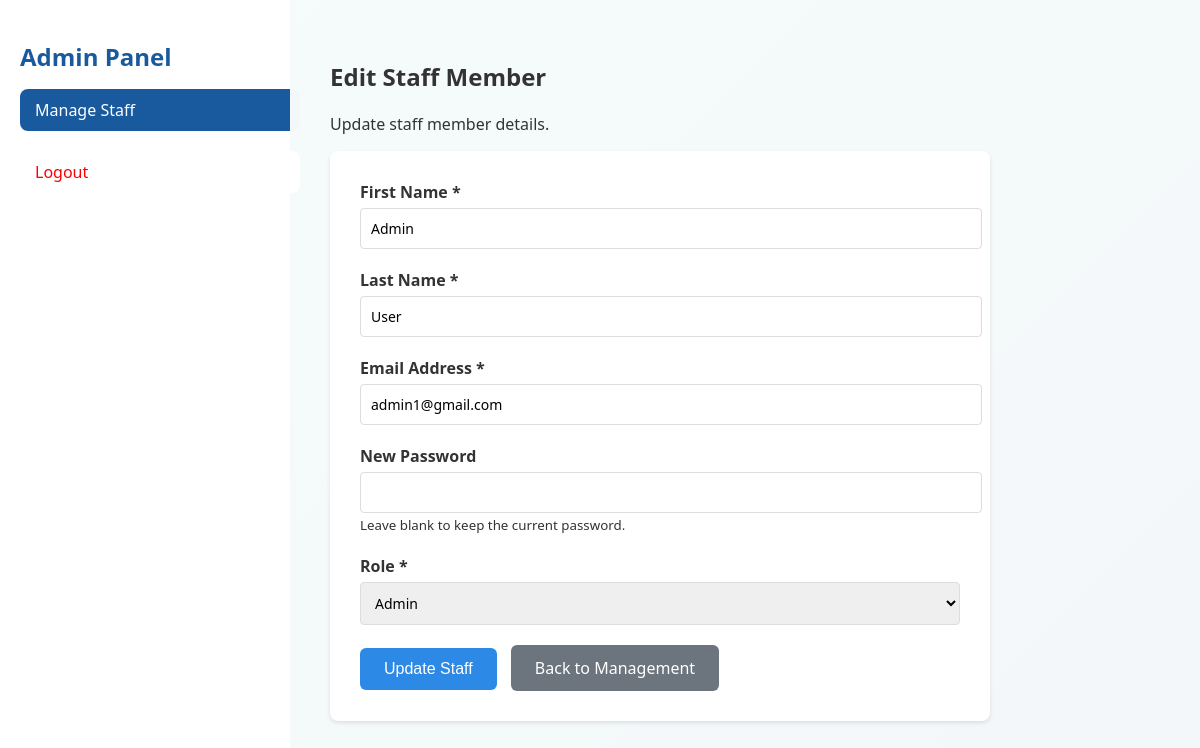
Page /admin/edit_staff.php?id=STF001 (signed in) on the committed database.
### tables this page shows
CREATE TABLE tbl_staff (
    Staff_id VARCHAR(11) PRIMARY KEY,
    Staff_fname VARCHAR(100) NOT NULL,
    Staff_lname VARCHAR(100) NOT NULL,
    Staff_street VARCHAR(200) NOT NULL,
    Staff_city VARCHAR(100) NOT NULL,
    Staff_age INT NOT NULL,
    Staff_gender VARCHAR(20) NOT NULL,
    Staff_ph VARCHAR(20) NOT NULL,
    Staff_email VARCHAR(200) NOT NULL,
    Staff_DOJ DATE NOT NULL,
    Username VARCHAR(225) NOT NULL,
    Password VARCHAR(225) NOT NULL,
    role ENUM('admin', 'delivery', 'product_manager') NOT NULL DEFAULT 'delivery'
);

### admin/edit_staff.php (the view, shortened to what this page needs)
<?php
include '../db_connect.php';
$staff_id = isset($_GET['id']) ? $_GET['id'] : '';
$stmt = $conn->prepare("SELECT * FROM tbl_staff WHERE Staff_id = ?");
$stmt->bind_param("s", $staff_id);
$stmt->execute();
$result = $stmt->get_result();
$tbl_staff = $result->fetch_assoc();
?>
<!DOCTYPE html>
<html lang="en">
<head>
  <link rel="stylesheet" href="../css/admin_forms.css">
</head>
<body>
  <div class="dashboard">
    <aside class="sidebar">
      <h2>Admin Panel</h2>
      <ul>
        <li><a href="staff_management.php">Manage Staff</a></li>
        <li><a class="logout-link" href="../authentication/logout.php">Logout</a></li>
      </ul>
    </aside>
    <main class="main-content">
      <h2>Edit Staff Member</h2>
      <p>Update staff member details.</p>
      <div class="section">
        <form method="post">
          <div class="form-group">
            <label for="fname">First Name *</label>
            <input type="text" id="fname" name="fname" value="<?php echo htmlspecialchars($tbl_staff['Staff_fname']); ?>" required>
          </div>
          <div class="form-group">
            <label for="lname">Last Name *</label>
            <input type="text" id="lname" name="lname" value="<?php echo htmlspecialchars($tbl_staff['Staff_lname']); ?>" required>
          </div>
          <div class="form-group">
            <label for="email">Email Address *</label>
            <input type="email" id="email" name="email" value="<?php echo htmlspecialchars($tbl_staff['Staff_email']); ?>" required>
          </div>
          <div class="form-group">
            <label for="password">New Password</label>
            <input type="password" id="password" name="password">
            <small>Leave blank to keep the current password.</small>
          </div>
          <div class="form-group">
            <label for="role">Role *</label>
            <select id="role" name="role" required>
              <option value="admin" <?php if ($tbl_staff['role'] === 'admin') echo 'selected'; ?>>Admin</option>
            </select>
          </div>
          <button type="submit" class="btn btn-primary">Update Staff</button>
          <a href="staff_management.php" class="btn btn-secondary" style="margin-left: 10px;">Back to Management</a>
        </form>
      </div>
    </main>
  </div>
</body>
</html>

### css/admin_forms.css (style rules this page uses)
body { margin: 0; font-family: 'Segoe UI', sans-serif; display: flex; height: 100vh; background: linear-gradient(135deg, #43cea2, #185a9d); color: #333; }
.dashboard { display: flex; width: 100%; }
.sidebar { background: white; padding: 20px; width: 250px; box-shadow: 2px 0 5px rgba(0,0,0,0.1); }
.sidebar h2 { margin-bottom: 10px; color: #185a9d; }
.sidebar ul { list-style: none; padding: 0; }
.sidebar li { margin: 10px 0; }
.sidebar a { background: #185a9d; color: white; padding: 10px 15px; border: none; border-radius: 8px; text-decoration: none; cursor: pointer; width: 100%; text-align: left; transition: background 0.3s ease; display: block; }
.main-content { flex: 1; padding: 40px; background: rgba(255,255,255,0.95); overflow-y: auto; }
.logout-link { margin-top: 20px; display: block; color: red !important; background: #fff !important; text-align: center; border: 1px solid red; }
.section { background: white; padding: 30px; border-radius: 8px; margin-bottom: 20px; box-shadow: 0 2px 4px rgba(0,0,0,0.1); max-width: 600px; }
.form-group { margin-bottom: 20px; }
.form-group label { display: block; margin-bottom: 5px; font-weight: bold; color: #333; }
.form-group input, .form-group select, .form-group textarea { width: 100%; padding: 10px; border: 1px solid #ddd; border-radius: 4px; font-size: 14px; font-family: inherit; }
.btn { padding: 12px 24px; border: none; border-radius: 6px; cursor: pointer; font-size: 16px; text-decoration: none; display: inline-block; }
.btn-primary { background: #2d89e6; color: white; }
.btn-secondary { background: #6c757d; color: white; }

### rows in the picture
tbl_staff: fname "Admin", lname "User", email "admin1@gmail.com", role "Admin"
